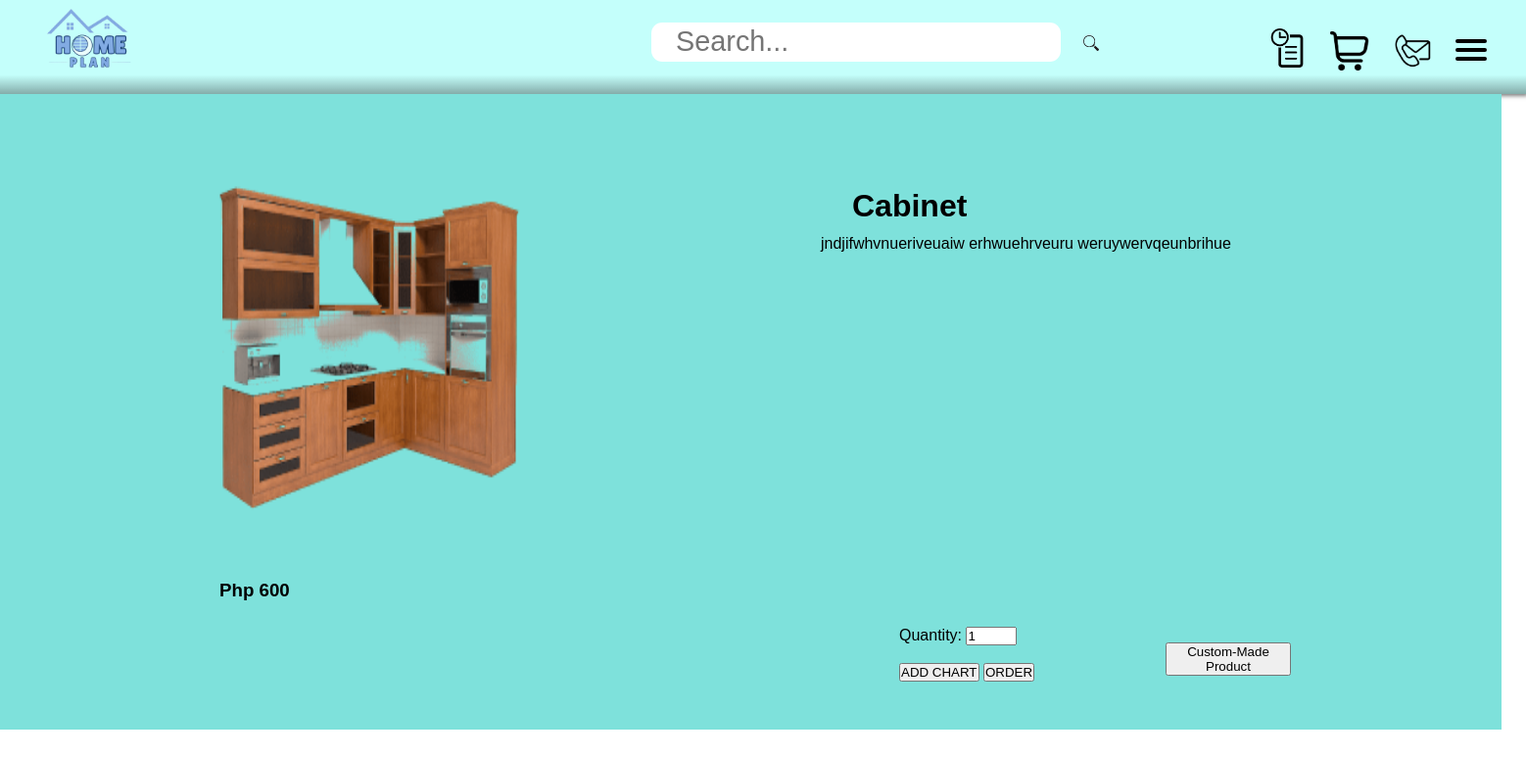
Page /Product.php?prodid=3 on the committed database.
### tables this page shows
CREATE TABLE `product` (
  `ID` int(8) NOT NULL,
  `PROD_IMG` varchar(25) NOT NULL,
  `PROD_NAME` varchar(100) NOT NULL,
  `PROD_DESC` text NOT NULL,
  `PROD_PRICE` bigint(20) NOT NULL,
  `PROD_QUANTITY` int(11) NOT NULL
);

### Database.php (called while the page is built, shortened)
<?php
class db{
    function setconnection(){
        try{
            $this->connection=new PDO("mysql:host=localhost; dbname=cis2104_finalproject_db", "root", "");
        } catch(PDOException $e){
            echo "Error";
        }
    }
}
?>

### Data.php (called while the page is built, shortened)
<?php
include("Database.php");
class data extends db {
    function getSpecificProd($prodID){
        $q = "SELECT * FROM product where ID='$prodID'";
        $prodRecord = $this->connection->query($q);
        return $prodRecord;
    }
}
?>

### Product.php (the view, shortened to what this page needs)
<?php
    include("Data.php");
    $userID = $_SESSION["userid"] = $_GET["userid"];
    $prodID = $_GET['prodid'];
?>
<!DOCTYPE html>
<html lang="en">
<head>
    <link rel="stylesheet" type="text/css" href="CSS_Files/Web_Style.css">
</head>
<body>
    <div class="display_head">
        <div class="logo">
            <?php
                $displays = "<a href='Home.php?userlogid=$userID' class='logo-image'><img src='images/logo/logo.png' id='logo-image' ></a>";
                echo $displays;
            ?>
        </div>
        <div class="search-bar" >
            <form action="Home.php" method="GET" id="search-form">
                <input id="search" name="userSearch" class="search-text" type="text" placeholder="Search..." />
                <button id="search" class="search-button" type="submit"><img src="images/icons/search-icon.png" id="search-icon"></button>
            </form>
        </div>
        <div class="icons">
            <div class="record">
                <a href="Purchase-History.php?userid=<?php echo $userID?>"><img src="images/icons/purchase_record-icon.png" class="user-icons" ></a>
            </div>
            <div class="chart">
                <a href="Chart.php?userid=<?php echo $userID?>"><img src="images/icons/chart-icon.png" class="user-icons" ></a>
            </div>
            <div class="contact">
                <a href="ContactUs.php?userid=<?php echo $userID?>"><img src="images/icons/contacts-icon.png" class="user-icons"></a>
            </div>
            <div>
                <nav role='navigation'>
                    <div id="menuToggle">
                        <span></span>
                        <span></span>
                        <span></span>
                    </div>
                </nav>
            </div>
        </div>
    </div>
    <?php
        $user = new data;
        $user->setconnection();
        $prodRecord = $user->getSpecificProd($prodID);
        foreach($prodRecord->fetchAll() as $row){
            $prodImg = $row['PROD_IMG'];
            $prodDesc = $row['PROD_DESC'];
            $prodName = $row['PROD_NAME'];
            $prodPrice = $row['PROD_PRICE'];
            $prodQuantity = $row['PROD_QUANTITY'];
        }
    ?>
    <div class="product-display">
        <div class="prod-image">
            <img src="images/product_img/<?php echo $prodImg?> " id="prod_img-size">
        </div>
        <div class="prod-disc">
            <p><?php echo $prodDesc?></p>
        </div>
        <div class="prod-name">
            <h1><?php echo $prodName?></h1>
        </div>
        <div class="prod-price">
            <h3>Php <?php echo $prodPrice?></h3>
        </div>
        <div class="order-button">
            <div class="costume-order">
                <a href='CProduct.php?prodid=<?php echo $prodID?>&userid=<?php echo $userID?>'><button type='button' class='btn btn-primary'>Custom-Made Product</button></a>
            </div>
            <form action="UserOrderServer.php" method="POST">
                <label >Quantity:</label>
                <input type="number" id="quantity" name="quantity" min="1" max="<?php echo $prodQuantity?>" value="1"><br><br>
                <button type="submit" name="button" value="0">ADD CHART</button>
		        <button type="submit" name="button" value="1">ORDER</button>
            </form>
        </div>
    </div>
</body>
</html>

### CSS_Files/Web_Style.css (style rules this page uses)
* { margin: 0%; padding: 0%; font-family: Arial, Helvetica, sans-serif; list-style: none; text-decoration: none; }
.display_head { background: linear-gradient(360deg, rgba(0, 0, 0, 0.5) -10.95%, rgba(0, 0, 0, 0) 20.24%), rgba(188, 255, 251, 0.87); display: flex; max-height: 100%; width: auto; box-shadow: 2px 2px 4px rgba(0, 0, 0, 0.5); overflow: hidden; }
.logo { display: flex; width: 15%; }
.logo-image { padding-left: 20%; cursor: pointer; }
#logo-image { max-width:50%; height: auto; }
.search-bar { display: flex; justify-content: flex-end; width: 60%; }
#search-form { display: flex; margin-top: 2.5%; position: relative; width: 30rem; height: 2.5rem; border-radius: 0.7rem; }
#search { height: 2.5rem; border: 0; font-size: 1.8rem; }
#search-icon { max-width: 1rem; height: auto; }
.search-text { width: 100%; background: #fff; padding: 0 1.6rem; border-radius: 0.7rem; }
.search-button { border-radius: 0.7rem 0.7rem ; background: transparent; width: 5rem; cursor: pointer; }
.icons { margin: 0 1rem; display: block; width: 25%; }
.user-icons { max-width: 2.5rem; height: auto; }
.record { position: absolute; top: 1.8rem; right: 14rem; }
.chart { position: absolute; top: 2rem; right: 10rem; }
.contact { position: absolute; top: 2rem; right: 6rem; }
#menuToggle { display: block; position: absolute; top: 2.5rem; right: 2.5rem; z-index: 1; -webkit-user-select: none; user-select: none; }
#menuToggle span { display: block; width: 2rem; height: 4px; margin-bottom: 5px; position: relative; background: #000000; border-radius: 3px; z-index: 1; transform-origin: 4px 0px; transition: transform 0.5s cubic-bezier(0.77,0.2,0.05,1.0), background 0.5s cubic-bezier(0.77,0.2,0.05,1.0), opacity 0.55s ease; }
#menuToggle span:nth-last-child(2) { transform-origin: 0% 100%; }
.product-display { display: block; background: #7EE1DB; height: 40.6rem; width: 95.8rem; }
.costume-order { position: absolute; height: 2rem; width: 8rem; color: #000000; border: 0; border-radius: 5px; top: 1rem; right: 5rem; cursor: pointer; }
.prod-image { position: absolute; height: 25rem; width: 40rem; border: 0; border-radius: 10px; top: 8rem; left: 5rem; }
#prod_img-size { margin-left: 10%; height: 100%; width: 80%; border-radius: 15px; }
.prod-disc { position: absolute; height: 20rem; width: 40rem; border: 0; top: 15rem; right: 5rem; }
.prod-name { position: absolute; height: 3rem; width: 10rem; border: 0; top: 12rem; right: 33rem; }
.prod-price { position: absolute; height: 2.5rem; width: 10rem; border: 0; top: 37rem; left: 14rem; }
.order-button { position: absolute; height: 5rem; width: 30rem; border: 0; top: 40rem; right: 10rem; }
html, body { overflow-x: hidden; }

### rows in the picture
product: PROD_IMG (picture), PROD_DESC "jndjifwhvnueriveuaiw erhwuehrveuru weruywervqeunbrihue", PROD_NAME "Cabinet", PROD_PRICE "600"
